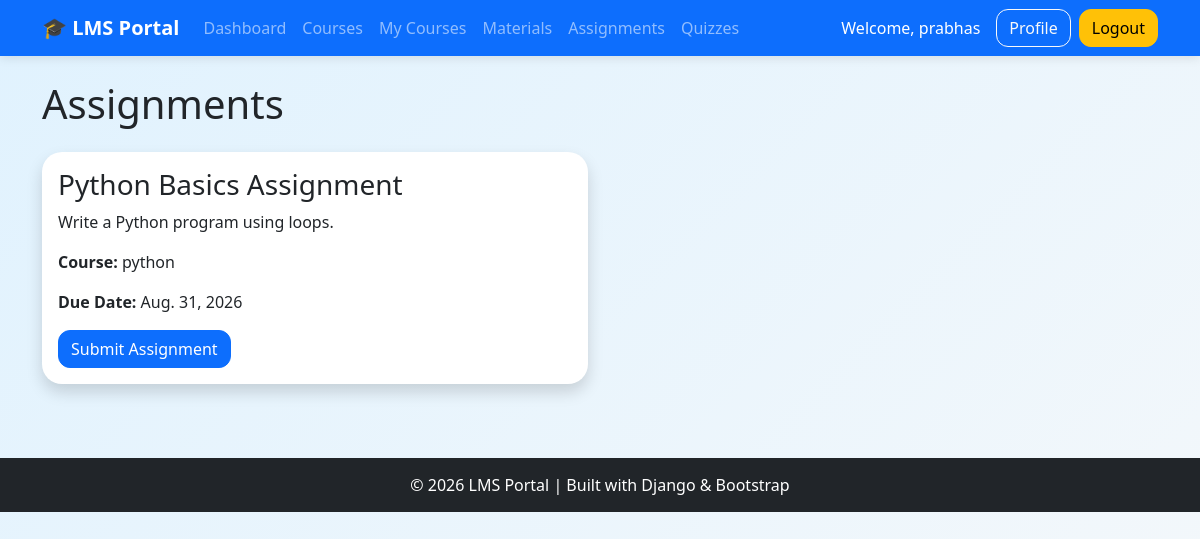
The app's page /assignments/ (signed in), older data.
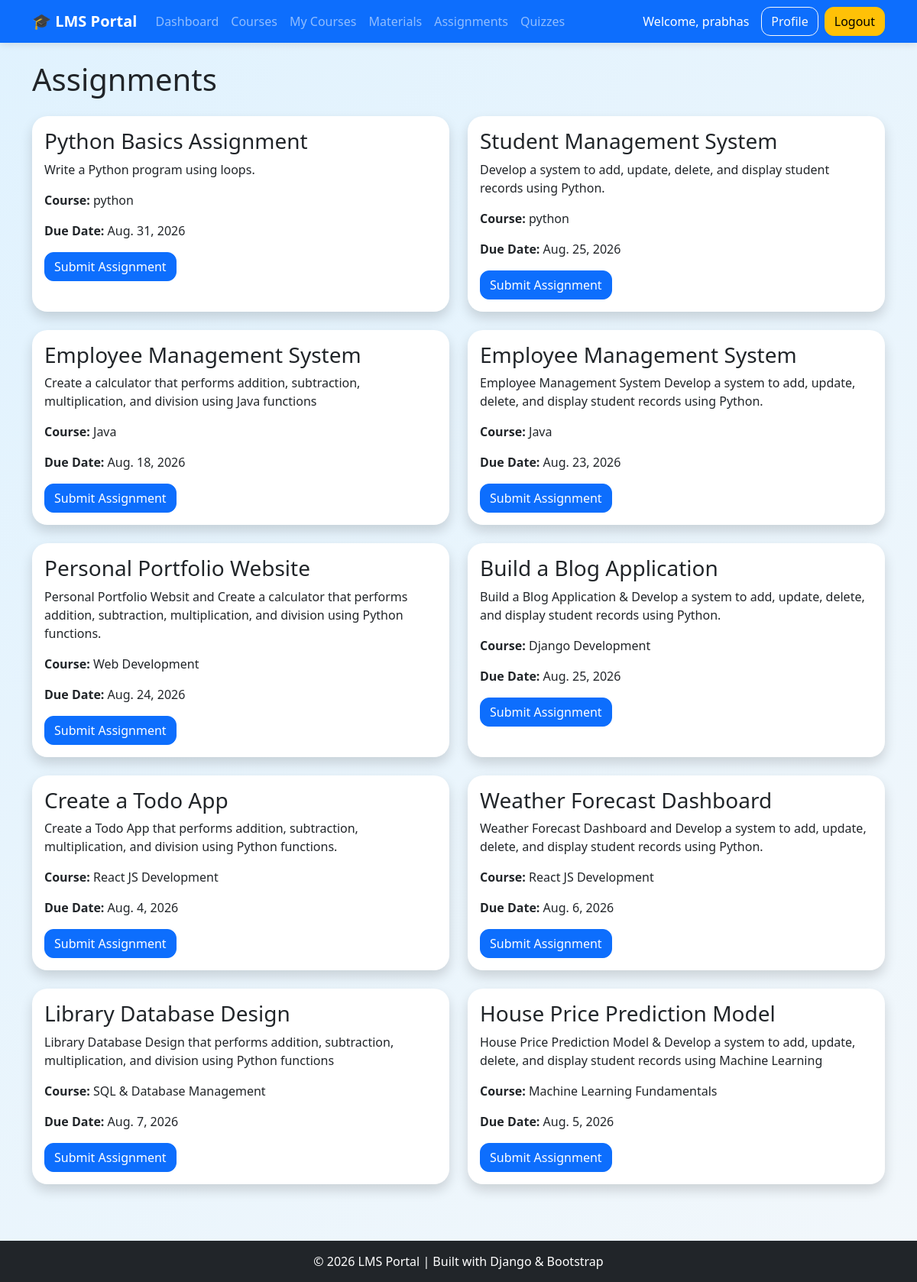
The same page, newer data.
### lms/models.py (models this page shows, shortened)
class Assignment(models.Model):
    course = models.ForeignKey(Course, on_delete=models.CASCADE)
    title = models.CharField(max_length=200)
    description = models.TextField()
    due_date = models.DateField()

class Course(models.Model):
    title = models.CharField(max_length=200)
    description = models.TextField()

### lms/views.py (the view)
# urls.py: path('assignments/', views.assignments, name='assignments'),
@login_required
def assignments(request):
    assignments = Assignment.objects.all()
    return render(
        request,
        'assignments.html',
        {'assignments': assignments}
    )

### lms/templates/assignments.html
{% extends 'base.html' %}
{% block content %}
<h1 class="mb-4">Assignments</h1>
<div class="row">
{% for assignment in assignments %}
<div class="col-md-6 mb-4">
    <div class="card shadow h-100">
        <div class="card-body">
            <h3>{{ assignment.title }}</h3>
            <p>{{ assignment.description }}</p>
            <p>
                <strong>Course:</strong>
                {{ assignment.course.title }}
            </p>
            <p>
                <strong>Due Date:</strong>
                {{ assignment.due_date }}
            </p>
            <a href="/submit-assignment/{{ assignment.id }}/"
               class="btn btn-primary">
                Submit Assignment
            </a>
        </div>
    </div>
</div>
{% empty %}
<div class="alert alert-info">
    No assignments available.
</div>
{% endfor %}
</div>
{% endblock %}

Row changes from the older to the newer data that the page shows:
added Assignment: title "Student Management System", description "Develop a system to add, update, delete, and display student records using Python.", course "python", due_date "Aug. 25, 2026"
added Assignment: title "Employee Management System", description "Create a calculator that performs addition, subtraction, multiplication, and division using Java functions", course "Java", due_date "Aug. 18, 2026"
added Assignment: title "Employee Management System", description "Employee Management System Develop a system to add, update, delete, and display student records using Python.", course "Java", due_date "Aug. 23, 2026"
added Assignment: title "Personal Portfolio Website", description "Personal Portfolio Websit and Create a calculator that performs addition, subtraction, multiplication, and division using Python functions.", course "Web Development", due_date "Aug. 24, 2026"
added Assignment: title "Build a Blog Application", description "Build a Blog Application & Develop a system to add, update, delete, and display student records using Python.", course "Django Development", due_date "Aug. 25, 2026"
added Assignment: title "Create a Todo App", description "Create a Todo App that performs addition, subtraction, multiplication, and division using Python functions.", course "React JS Development", due_date "Aug. 4, 2026"
added Assignment: title "Weather Forecast Dashboard", description "Weather Forecast Dashboard and Develop a system to add, update, delete, and display student records using Python.", course "React JS Development", due_date "Aug. 6, 2026"
added Assignment: title "Library Database Design", description "Library Database Design that performs addition, subtraction, multiplication, and division using Python functions", course "SQL & Database Management", due_date "Aug. 7, 2026"
added Assignment: title "House Price Prediction Model", description "House Price Prediction Model & Develop a system to add, update, delete, and display student records using Machine Learning", course "Machine Learning Fundamentals", due_date "Aug. 5, 2026"
